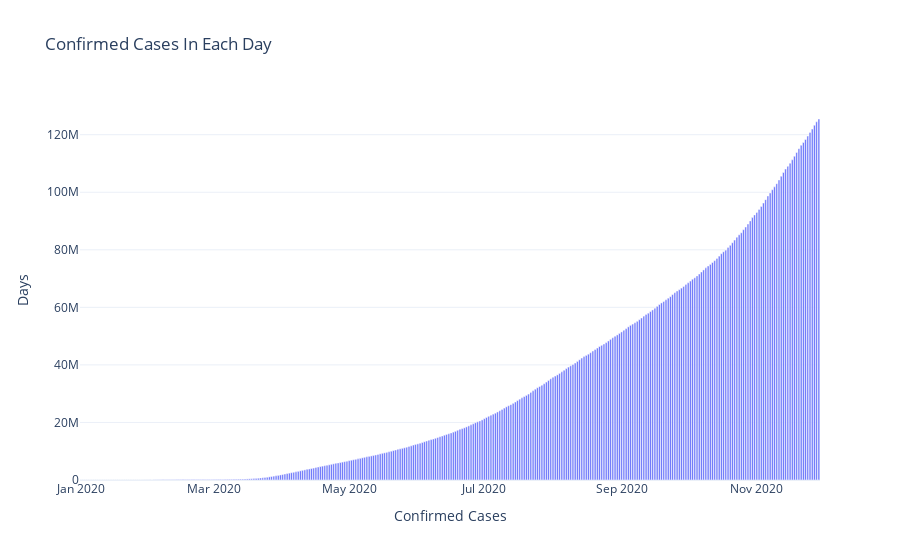

Notebook code cell kept with this figure:
### Code cell
fig = go.Figure(go.Bar(
            x=data_world['date'],
            y=data_world['total_cases'],
           ))
fig.update_layout(
    title='Confirmed Cases In Each Day',
    template='plotly_white',
     xaxis_title="Confirmed Cases",
    yaxis_title="Days",
)
fig.show()

### Figure 1 — Plotly figure (JSON) as saved in the notebook; plotly's stock layout.template omitted (floating-point values rounded to 4 significant figures; data arrays with more than 128 entries replaced by an {"elided": "..."} marker saying what was removed)
{"data": [{"type": "bar", "x": {"elided": "334 str values"}, "y": {"elided": "334 int values"}}], "layout": {"title": {"text": "Confirmed Cases In Each Day"}, "xaxis": {"title": {"text": "Confirmed Cases"}}, "yaxis": {"title": {"text": "Days"}}}}
